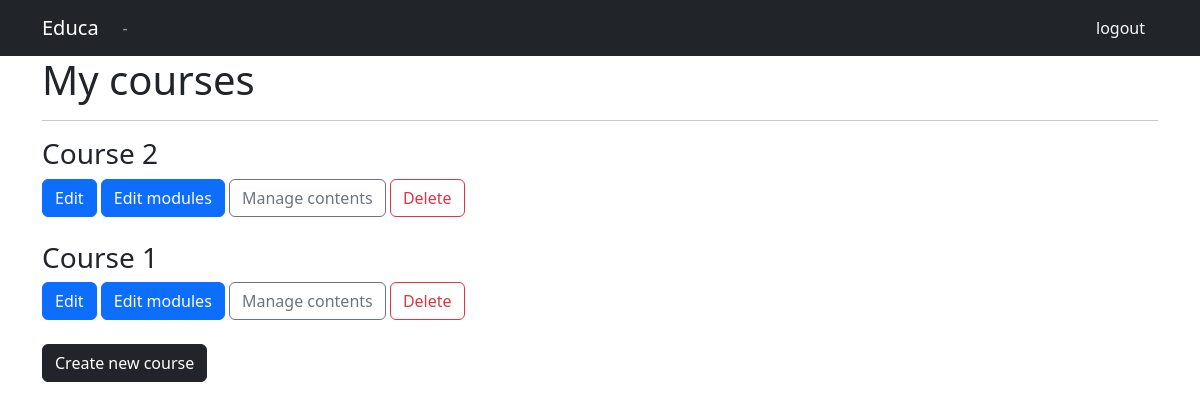
Before: /course/mine/ (signed in) with the older database file.
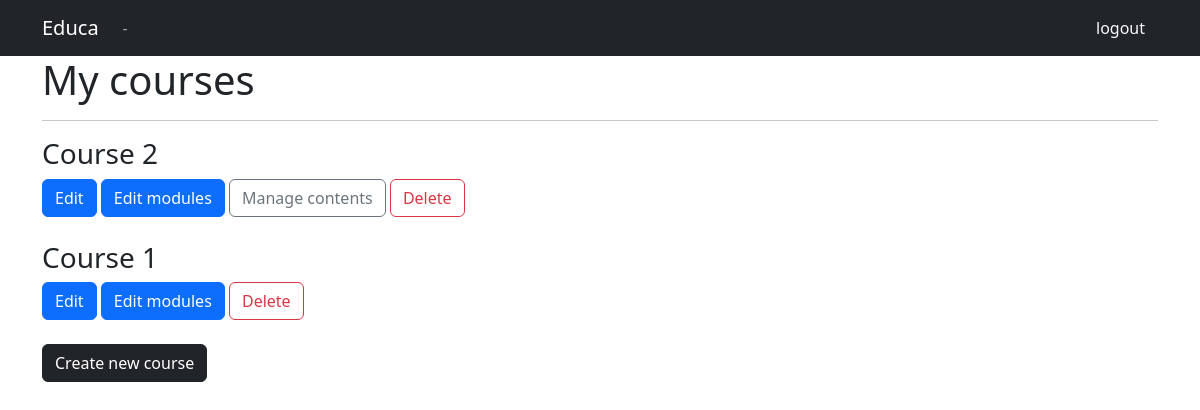
After: the same page with the newer database file.
### courses/models.py (models this page shows, shortened)
class Course(models.Model):
    owner = models.ForeignKey(User, related_name='courses_created', on_delete=models.CASCADE)
    subject = models.ForeignKey(Subject, related_name='courses', on_delete=models.CASCADE)
    title = models.CharField(max_length=200)
    slug = models.SlugField(max_length=200, unique=True)
    overview = models.TextField()
    created = models.DateTimeField(auto_now_add=True)
    class Meta:
        ordering = ['-created']

### courses/views.py (the view)
# urls.py: path('mine/', views.ManageCourseListView.as_view(), name='manage_course_list'),
class ManageCourseListView(OwnerCourseMixin, ListView):
    template_name = 'courses/manage/course/list.html'

### courses/views.py (called while the page is built)
    def get_queryset(self):
        qs = super(OwnerMixin, self).get_queryset()
        return qs.filter(owner=self.request.user)

### courses/templates/courses/manage/course/list.html (shortened to what this page needs)
{% extends "base.html" %}
{% block content %}
    <div class="container">
        <h1>My courses</h1><hr>
        {% for course in object_list %}
            <div class="pb-4 float-top">
                <h3>{{ course.title }}</h3>
                    <a href="{% url "course_edit" course.id %}" class="btn btn-primary">Edit</a>
                    <a href="{% url "course_module_update" course.id %}" class="btn btn-primary">Edit modules</a>
                    {% if course.modules.count > 0 %}
                        <a href="{% url "module_content_list" course.modules.first.id %}" class="btn btn-outline-secondary"> Manage contents</a>
                    {% endif %}
                <a href="{% url "course_delete" course.id %}" class="btn btn-outline-danger">Delete</a>
            </div>
            {% empty %}
            <p>You haven't created any courses yet.</p>
        {% endfor %}
        <a href="{% url "course_create" %}" class="btn btn-dark">Create new course</a>
    </div>
{% endblock %}

Changed rows visible on the page:
changed Course "Course 1": no longer shows "Manage contents"
